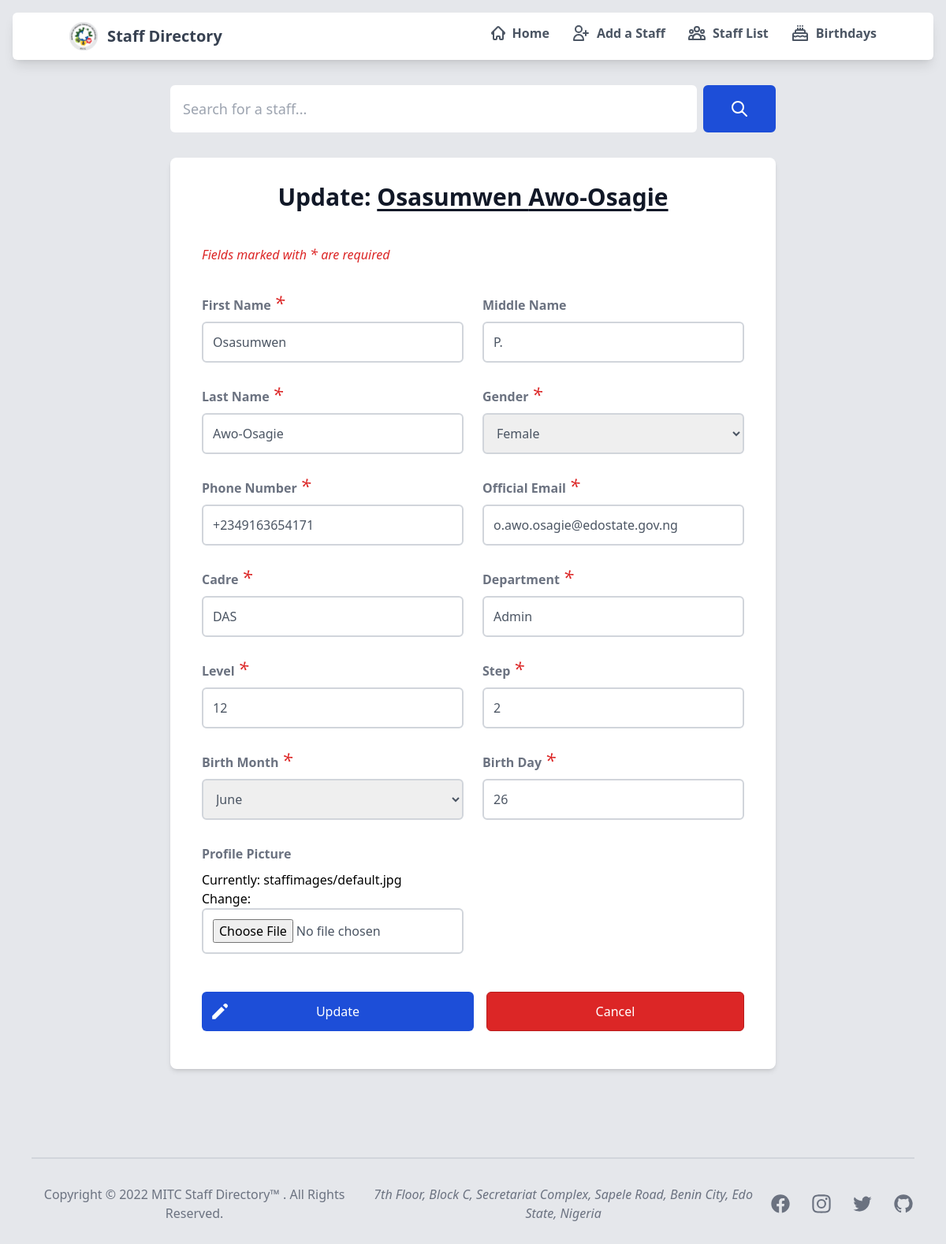
The app's page /staff/2/update/ with its own data.
### sendmail/models.py (models this page shows, shortened)
class staffDetails(models.Model):
    first_name = models.CharField('First Name', max_length=20, null=False)
    middle_name = models.CharField('Middle Name', max_length=20, null=True, blank=True)
    last_name = models.CharField('Last Name', max_length=20, null=False)
    phone_number = PhoneNumberField('Phone Number', default='0800 000 0000')
    email = models.EmailField('Official Email', max_length = 254, null=False)
    cadre = models.CharField('Cadre', max_length=50, null=False)
    department = models.CharField('Department', max_length=100, null=False, default='Admin Dept (default)')
    level = models.IntegerField('Level', null=False)
    step = models.IntegerField('Step', null=False)
    staff_image = models.ImageField(
        verbose_name="Profile Picture",
        upload_to='staffimages',
        default='staffimages/default.jpg'
    )
    GENDER = (
        (1, 'Male'),
        (2, 'Female'),
        (3, 'Prefer not to say')
    )
    gender = models.IntegerField('Gender', choices=GENDER, default=2)
    MONTHS = (
        (1, 'January'),
        (2, 'February'),
        (3, 'March'),
        (4, 'April'),
        (5, 'May'),
        (6, 'June'),
        (7, 'July'),
        (8, 'August'),
        (9, 'September'),
        (10, 'October'),
        (11, 'November'),
        (12, 'December')
    )
    birth_month = models.IntegerField('Birth Month', choices=MONTHS, default=1)
    birth_day = models.IntegerField('Birth Day', null=False)
    class Meta:
        db_table = 'sendmail_staffdetails'

### sendmail/views.py (the view)
# urls.py: re_path(r'^staff/(?P<pk>\d+)/update/$', views.staffDetailsUpdate.as_view(), name='updatestaff'),
class staffDetailsUpdate(UpdateView):
    model = staffDetails
    context_object_name = 'staff'
    fields = [
        'first_name', 'middle_name', 'last_name', 'gender', 'phone_number', 'email',
        'cadre', 'department', 'level', 'step', 'staff_image', 'birth_month', 'birth_day'
    ]
    template_name = 'updatestaff.html'

### sendmail/templates/updatestaff.html (shortened to what this page needs)
{% extends "base.html" %}
{% load static %}
{% load widget_tweaks %}
{% block content %}
    <div class="max-w-3xl rounded-lg mx-auto mt-8">
        <form action="{% url 'searchresult' %}" class="flex items-center" method="GET">
            <div class="relative w-full">
                <input type="text" id="simple-search" name="q" class="bg-white block font-medium border border-none text-gray-900 text-lg rounded-md
                                        focus:border-blue-500 block w-full p-4
                                        focus:ring-2 focus:outline-none focus:ring-blue-500
                                        dark:bg-gray-700 dark:border-gray-600 dark:placeholder-gray-400
                                        dark:text-white dark:focus:ring-blue-500 dark:focus:border-blue-500"
                    placeholder="Search for a staff..." required>
            </div>
            <button type="submit" class="px-8 py-4 ml-2 text-md font-medium text-white bg-blue-700 rounded-md border
                                            border-2 border-blue-700 hover:border-blue-800 hover:bg-blue-800 focus:ring-4 focus:outline-none focus:ring-blue-300
                                            dark:bg-blue-600 dark:hover:bg-blue-700 dark:focus:ring-blue-800">
                <svg class="w-6 h-6" fill="none" stroke="currentColor" viewBox="0 0 24 24"
                    xmlns="http://www.w3.org/2000/svg">
                    <path stroke-linecap="round" stroke-linejoin="round" stroke-width="2"
                        d="M21 21l-6-6m2-5a7 7 0 11-14 0 7 7 0 0114 0z"></path>
                </svg>
            </button>
        </form>
    </div>
    <div class="max-w-3xl min-h-full flex items-center justify-center mx-auto mb-20 py-8 sm:px-6 md:px-0 lg:px-0">
        <div class="w-full bg-white shadow-md rounded-lg px-10 py-8">
            <div class="w-full mb-6 md:w-auto">
                <h2 class="text-center text-3xl font-extrabold text-gray-900">
                    Update: <span class="underline underline-offset-4">{{ staff.first_name }} {{ staff.last_name }}</span>
                </h2>
            </div>
            <p class="text-md mt-10 font-medium text-red-600"><em>Fields marked with <span class="text-lg font-medium text-red-600">*</span> are required</em></p>
            <form action="" method="POST" enctype="multipart/form-data">
                <div class="grid gap-6 mt-10 md:mt-8 mb-6 lg:grid-cols-2">
                    <div>
                        <label for="first_name" class="block mb-2 text-md font-bold text-gray-500 dark:text-gray-300">{{ form.first_name.label }}<span class="ml-1 text-2xl font-medium text-red-600"><em>*</em></span></label>
                        {% render_field form.first_name class+="text-md md:text-md font-medium block rounded-md w-full p-3 border border-2 border-gray-300 placeholder-gray-500 text-gray-600 focus:outline-none focus:ring-indigo-500 focus:border-indigo-500 focus:z-10" %}
                    </div>
                    <div>
                        <label for="middle_name" class="block mb-2 text-md font-bold text-gray-500 dark:text-gray-300">{{ form.middle_name.label }}</label>
                        {% render_field form.middle_name class+="text-md md:text-md font-medium block rounded-md w-full p-3 border border-2 border-gray-300 placeholder-gray-500 text-gray-600 focus:outline-none focus:ring-indigo-500 focus:border-indigo-500 focus:z-10" %}
                    </div>
                    <div>
                        <label for="last_name" class="block mb-2 text-md font-bold text-gray-500 dark:text-gray-300">{{ form.last_name.label }}<span class="ml-1 text-2xl font-medium text-red-600"><em>*</em></span></label>
                        {% render_field form.last_name class+="text-md md:text-md font-medium block rounded-md w-full p-3 border border-2 border-gray-300 placeholder-gray-500 text-gray-600 focus:outline-none focus:ring-indigo-500 focus:border-indigo-500 focus:z-10" %}
                    </div>
                    <div>
                        <label for="gender" class="block mb-2 text-md font-bold text-gray-500 dark:text-gray-300">{{ form.gender.label }}<span class="ml-1 text-2xl font-medium text-red-600"><em>*</em></span></label>
                        {% render_field form.gender class+="text-md md:text-md font-medium block rounded-md w-full p-3 border border-2 border-gray-300 placeholder-gray-500 text-gray-600 focus:outline-none focus:ring-indigo-500 focus:border-indigo-500 focus:z-10" %}
                    </div>
                    <div>
                        <label for="phone_number" class="block mb-2 text-md font-bold text-gray-500 dark:text-gray-300">{{ form.phone_number.label }}<span class="ml-1 text-2xl font-medium text-red-600"><em>*</em></span></label>
                        {% render_field form.phone_number class+="text-md md:text-md font-medium block rounded-md w-full p-3 border border-2 border-gray-300 placeholder-gray-500 text-gray-600 focus:outline-none focus:ring-indigo-500 focus:border-indigo-500 focus:z-10" %}
                    </div>
                    <div>
                        <label for="email" class="block mb-2 text-md font-bold text-gray-500 dark:text-gray-300">{{ form.email.label }}<span class="ml-1 text-2xl font-medium text-red-600"><em>*</em></span></label>
                        {% render_field form.email class+="text-md md:text-md font-medium block rounded-md w-full p-3 border border-2 border-gray-300 placeholder-gray-500 text-gray-600 focus:outline-none focus:ring-indigo-500 focus:border-indigo-500 focus:z-10" %}
                    </div>
                    <div>
                        <label for="cadre" class="block mb-2 text-md font-bold text-gray-500 dark:text-gray-300">{{ form.cadre.label }}<span class="ml-1 text-2xl font-medium text-red-600"><em>*</em></span></label>
                        {% render_field form.cadre class+="text-md md:text-md font-medium block rounded-md w-full p-3 border border-2 border-gray-300 placeholder-gray-500 text-gray-600 focus:outline-none focus:ring-indigo-500 focus:border-indigo-500 focus:z-10" %}
                    </div>
                    <div>
                        <label for="department" class="block mb-2 text-md font-bold text-gray-500 dark:text-gray-300">{{ form.department.label }}<span class="ml-1 text-2xl font-medium text-red-600"><em>*</em></span></label>
                        {% render_field form.department class+="text-md md:text-md font-medium block rounded-md w-full p-3 border border-2 border-gray-300 bg-white placeholder-gray-500 text-gray-600 focus:outline-none focus:ring-indigo-500 focus:border-indigo-500 focus:z-10" %}
                    </div>
                    <div>
                        <label for="level" class="block mb-2 text-md font-bold text-gray-500 dark:text-gray-300">{{ form.level.label }}<span class="ml-1 text-2xl font-medium text-red-600"><em>*</em></span></label>
                        {% render_field form.level class+="text-md md:text-md font-medium block rounded-md w-full p-3 border border-2 border-gray-300 placeholder-gray-500 text-gray-600 focus:outline-none focus:ring-indigo-500 focus:border-indigo-500 focus:z-10" %}
                    </div>
                    <div>
                        <label for="step" class="block mb-2 text-md font-bold text-gray-500 dark:text-gray-300">{{ form.step.label }}<span class="ml-1 text-2xl font-medium text-red-600"><em>*</em></span></label>
                        {% render_field form.step class+="text-md md:text-md font-medium block rounded-md w-full p-3 border border-2 border-gray-300 placeholder-gray-500 text-gray-600 focus:outline-none focus:ring-indigo-500 focus:border-indigo-500 focus:z-10" %}
                    </div>
                    <div>
                        <label for="birth_month" class="block mb-2 text-md font-bold text-gray-500 dark:text-gray-300">{{ form.birth_month.label }}<span class="ml-1 text-2xl font-medium text-red-600"><em>*</em></span></label>
                        {% render_field form.birth_month class+="text-md md:text-md font-medium block rounded-md w-full p-3 border border-2 border-gray-300 placeholder-gray-500 text-gray-600 focus:outline-none focus:ring-indigo-500 focus:border-indigo-500 focus:z-10" %}
                    </div>
                    <div>
                        <label for="birth_day" class="block mb-2 text-md font-bold text-gray-500 dark:text-gray-300">{{ form.birth_day.label }}<span class="ml-1 text-2xl font-medium text-red-600"><em>*</em></span></label>
                        {% render_field form.birth_day class+="text-md md:text-md font-medium block rounded-md w-full p-3 border border-2 border-gray-300 placeholder-gray-500 text-gray-600 focus:outline-none focus:ring-indigo-500 focus:border-indigo-500 focus:z-10" %}
                    </div>
                    <div>
                        <label for="staff_image" class="block mb-2 text-md font-bold text-gray-500 dark:text-gray-300">{{ form.staff_image.label }}</label>
                        {% render_field form.staff_image class+="cursor-pointer text-md md:text-md font-medium block rounded-md w-full p-3 border border-2 border-gray-300 placeholder-gray-500 text-gray-600 focus:outline-none focus:ring-indigo-500 focus:border-indigo-500 focus:z-10" %}
                    </div>
                </div>
                <div class="flex items-center w-full space-x-4">
                    <button type="submit" class="group relative w-full flex items-center mx-auto justify-center mt-6 mb-4 py-3 px-4 border border-transparent
                                                text-md font-medium rounded-md text-white bg-blue-700 hover:bg-blue-600 focus:outline-none
                                                 focus:ring-4 focus:ring-blue-400">
                        <span class="absolute left-0 inset-y-0 flex items-center pl-3 inline-flex items-center">
                            <svg class="-ml-1 mr-2 h-7 w-7 text-white" xmlns="http://www.w3.org/2000/svg" viewBox="0 0 20 20"
                                fill="currentColor" aria-hidden="true">
                                <path
                                    d="M13.586 3.586a2 2 0 112.828 2.828l-.793.793-2.828-2.828.793-.793zM11.379 5.793L3 14.172V17h2.828l8.38-8.379-2.83-2.828z" />
                            </svg>
                        </span>
                        Update
                    </button>
                    <a href="{% url 'staffdetails' staff.id %}" class="w-full">
                        <button type="button" class="group relative w-full flex items-center mx-auto justify-center mt-6 mb-4 py-3 px-4 border border-red-700
                                                text-md font-medium rounded-md text-white bg-red-600 hover:bg-red-700 focus:outline-none
                                                 focus:ring-4 focus:ring-red-400 hover:border-red-600">
                            Cancel
                        </button>
                    </a>
                </div>
            </form>
        </div>
    </div>
{% endblock %}

### records on screen
staffDetails: first_name "Osasumwen", last_name "Awo-Osagie", middle_name "P.", gender "Female", phone_number "+2349163654171", email "o.awo.osagie@edostate.gov.ng", cadre "DAS", department "Admin", level "12", step "2", birth_month "June", birth_day "26"
